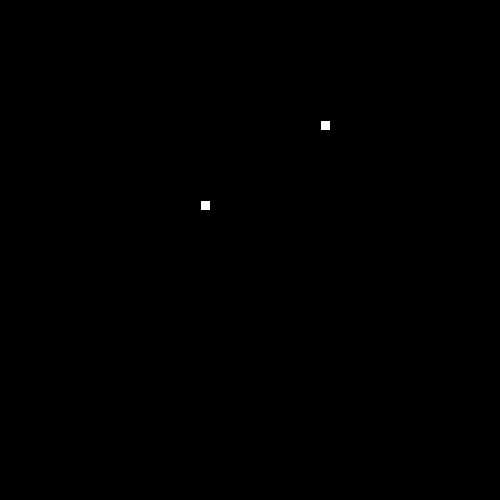
Frame 1 (no input)
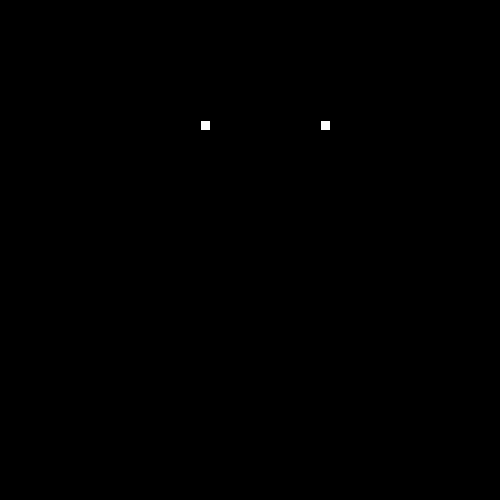
Frame 60 (the mouse pressed at the canvas centre just before this capture)
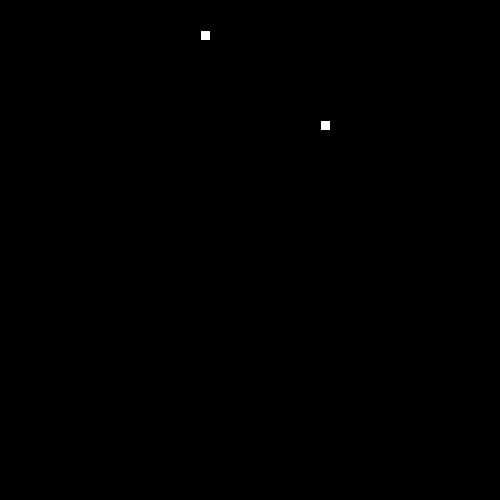
Frame 120 (the mouse held since frame 60 and released just before this capture)

The Processing sketch that drew these frames (run headless with seeded random() and noise(); from frame 60 on, the mouse is pressed at the canvas centre):

// Processing sketch: Snake_Game
// ── Snake_Game.pde
class Segment {
  int y;
  int x;
  //2. Create x and y member variables to hold the location of each segment.
  Segment(int x, int y) {
    this.x = x;
    this.y = y;
  }
  // 3. Add a constructor with parameters to initialize each variable.
  int gety() {
    return y;
  }
  int getx() {
    return x;
  }
  void setx(int x) {
    this.x = x;
  }
  void sety(int y) {
    this.y = y;
  }
  // 4. Add getter and setter methods for both the x and y member variables.
}
// 5. Create (but do not initialize) a Segment variable to hold the head of the Arman Snake
Segment snakehead;
// 6. Create and initialize String to hold the direction of your snake e.g. "up"
String direction = "up";
int piecesoffood = 0;
// 7. Create and initialize a variable to hold how many pieces of food the snake has eaten.
int foodX = ((int)random(50)*10);
int foodY = ((int)random(50)*10);
// 8. Create and initialize foodX and foodY variables to hold the location of the food.
// (Hint: use the random method to set both the x and y to random locations within the screen size (500 by 500).)
//int foodX = ((int)random(50)*10);
void setup() {
  size(500, 500);
  // 10. initialize your head to a new segment.
  snakehead = new Segment(200, 200);
  // 11. Use the frameRate(int rate) method to set the rate to 20.
  frameRate(20);
}
void draw() {
  background(0);
  drawFood();
  drawTail();
  drawSnake();
  move();
  collision();
  bodyCollision();
}
// 13. Complete the drawFood method below. (Hint: each piece of food should be a 10 by 10 rectangle).
void drawFood() {
  rect(foodX, foodY, 10, 10);
}
//14. Draw the snake head
void drawSnake() {
  rect(snakehead.getx(), snakehead.gety(), 10, 10);
  //test your code
}
// 15. Complete the move method below.kk
void move() {
  // 16. Create a switch statement using your direction variable. Depending on the direction, add a new segment to your snake.
  // The first case will look like this
  switch(direction) {

  case "up":
    snakehead = new Segment(snakehead.getx(), snakehead.gety() - 10);
    break;
  case "down":
    snakehead = new Segment(snakehead.getx(), snakehead.gety() + 10);
    break;   

  case "left":
    snakehead = new Segment(snakehead.getx()-10, snakehead.gety());
    break;
  case "right":
    snakehead = new Segment(snakehead.getx()+10, snakehead.gety());
    break;
  }
  // 17. Call the checkBoundaries method to make sure the snake doesn't go off the screen.
  checkBoundaries();
}
// 18. check if your head is out of bounds (teleport you snake to the other side).
void checkBoundaries() {
  if (snakehead.getx()<0) {
    snakehead.x = 500;
  }
  if (snakehead.getx()>500) {
    snakehead.x = 0;
  }
  if (snakehead.gety()<0) {
    snakehead.y = 500;
  }
  if (snakehead.gety()>500) {
    snakehead.y = 0;
  } else {
  }
}
// 19. Complete the keyPressed method below. Use if statements to set your direction variable depending on what key is pressed.
//Window T for formatting
void keyPressed() {
  if (keyCode == UP) {
    direction = "up";
  } else if (keyCode == DOWN) {

    direction = "down";
  } else if (keyCode == LEFT) {

    direction = "left";
  } else if (keyCode == RIGHT) {

    direction = "right";
  }
}
//20. Make sure that the key for your current direction’s opposite doesn’t work(i.e. If you’re going up, down key shouldn’t work)
// 21. Complete the missing parts of the collision method below.
void collision() {
  // If the segment is colliding with a piece of food...
  if (foodX == snakehead.getx()) {
    if (foodY == snakehead.gety()) {
      piecesoffood+=1;
      foodX = ((int)random(50)*10); 
      foodY = ((int)random(50)*10);
    }
  }
  // Increase the amount of food eaten and set foodX and foodY to new random locations.
}
/**
 ** Part 2: making the tail 
 **/
//  1. Create and initialize an ArrayList of Segments. (This will be your snake!)
ArrayList <Segment> tail = new ArrayList<Segment>();
// 2. Complete the missing parts of the drawTail method below.
void drawTail() {
  // Add your head to your ArrayList
  tail.add(snakehead);
  // Draw a 10 by 10 rectangle for each Segment in your snake ArrayList.
  for (int i = 0; i < tail.size(); i++) {
    rect(tail.get(i).x, tail.get(i).y, 10, 10);
  }

  // While the snake size is greater than your food, remove the first Segment in your snake.
  while (tail.size() > piecesoffood) {
    tail.remove(0);
  }
}

// 3. Complete the missing parts of the bodyCollision method below.
void bodyCollision() {
  for (int i = 0; i < tail.size()-1; i++) {
    for (int y = i+1; y < tail.size(); y++) {
      if (tail.get(i).x == tail.get(y).x && tail.get(i).y == tail.get(y).y) {
        piecesoffood = 3;
        System.out.println(piecesoffood);
      }
    }
  }
}
// If different segments have the same location...
// Set food back to 3.
